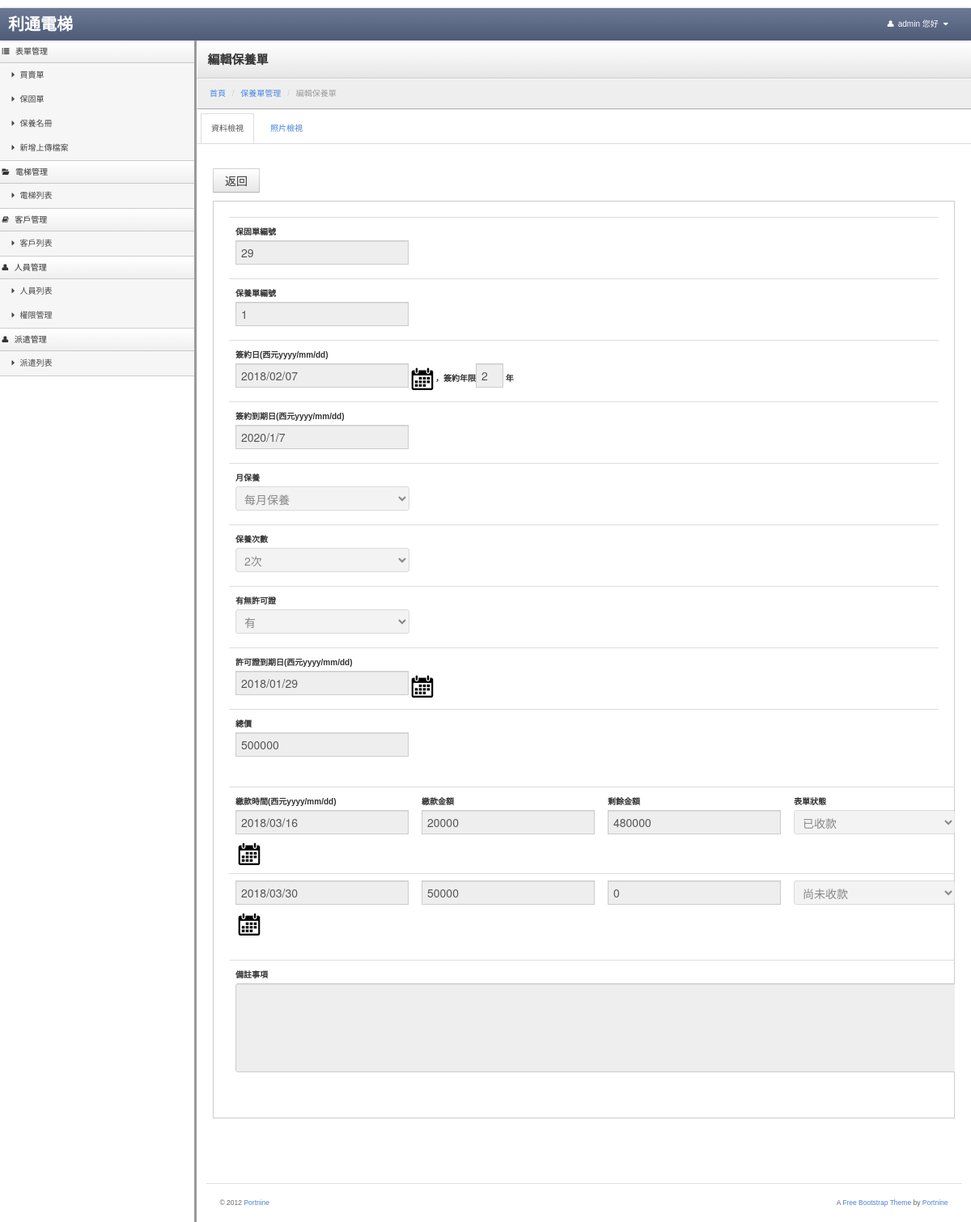
Page /service/view_service_view/service_id/1 (signed in) on the committed database.
### tables this page shows
CREATE TABLE `usermenu` (
  `menuid` int(5) NOT NULL AUTO_INCREMENT COMMENT '菜單ID',
  `parentid` int(5) NOT NULL DEFAULT '0' COMMENT '上層菜單',
  `title` varchar(30) NOT NULL COMMENT '標題',
  `controller` varchar(40) NOT NULL COMMENT '控制器',
  `actioner` varchar(40) NOT NULL COMMENT '動作',
  `icon` varchar(100) DEFAULT NULL,
  `ismenu` tinyint(1) NOT NULL DEFAULT '0' COMMENT '是否顯示',
  `sort` tinyint(4) NOT NULL DEFAULT '0' COMMENT '排序',
  `isdisabled` tinyint(1) NOT NULL DEFAULT '0' COMMENT '是否刪除',
  PRIMARY KEY (`menuid`)
);

CREATE TABLE `service` (
  `id` int(11) NOT NULL AUTO_INCREMENT,
  `signing_day` varchar(255) DEFAULT NULL,
  `service_month` varchar(255) DEFAULT NULL,
  `mechanical_warranty` int(255) DEFAULT NULL,
  `license` int(255) DEFAULT NULL,
  `license_day` varchar(255) DEFAULT NULL,
  `Total_price` int(255) DEFAULT NULL,
  `payment_date1` varchar(255) DEFAULT NULL,
  `payment_date2` varchar(255) DEFAULT NULL,
  `payment_date3` varchar(255) DEFAULT NULL,
  `payment_date4` varchar(255) DEFAULT NULL,
  `payment_date5` varchar(255) DEFAULT NULL,
  `payment_date6` varchar(255) DEFAULT NULL,
  `payment_amount1` varchar(255) DEFAULT NULL,
  `payment_amount2` varchar(255) DEFAULT NULL,
  `payment_amount3` varchar(255) DEFAULT NULL,
  `payment_amount4` varchar(255) DEFAULT NULL,
  `payment_amount5` varchar(255) DEFAULT NULL,
  `payment_amount6` varchar(255) DEFAULT NULL,
  `item_status1` varchar(255) DEFAULT NULL,
  `item_status2` varchar(255) DEFAULT NULL,
  `item_status3` varchar(255) DEFAULT NULL,
  `item_status4` varchar(255) DEFAULT NULL,
  `item_status5` varchar(255) DEFAULT NULL,
  `item_status6` varchar(255) DEFAULT NULL,
  `remark` varchar(255) DEFAULT NULL,
  `warranty_id` int(255) DEFAULT NULL,
  `is_signing` int(1) DEFAULT '0',
  `is_remind` int(1) DEFAULT '0',
  `service_times` int(10) DEFAULT '0',
  `do_times` int(10) DEFAULT '1',
  `touch_time` varchar(255) DEFAULT NULL,
  PRIMARY KEY (`id`)
);

### application/controllers/Service.php (called while the page is built, shortened)
<?php if ( ! defined('BASEPATH')) exit('No direct script access allowed');
class Service extends CI_Controller {
	function __construct()
	{
        $this->load->model('public_tools');
		$this->load->model('Customer_model');
		$this->load->model('m_service_model');
		$this->load->model('m_warranty_model');
		$this->load->model('Form_action_log_model');
		$this->load->library('datamodel');
		$this->load->library('common');
        $this->load->model('Usermenu_model');
        $usermenu_m = new Usermenu_model();
        if(isset($_SESSION['id'])) {
            $this->aUsermenulist = $usermenu_m->usermenulist($_SESSION['id']);
        }
	}
	public function view_service_view()
	{
		$service_model = new m_service_model();
		$this->data = $this->uri->uri_to_assoc(3);
		$id = $this->data["service_id"];
		$this->data = $service_model->getserviceByID($id);
		$count = 0 ;
		for ($i = 0; $i < 6; $i++)
		{
			if($this->data["payment_date".($i+1)] != "")
			{
				$count++;
			}
		}
		$this->data['payment_date_count']=$count;
        $public_tools = new public_tools();
        $imgdata = $public_tools->getimgview(array('type'=>'service','typeid'=>$id));
        $this->data['imgdata'] = $imgdata;
		$this->load->view('v_view_service', $this->data);
	}
}

### index.php (called while the page is built, shortened)
<?php
require_once BASEPATH.'core/CodeIgniter.php';

### application/models/usermenu_model.php (called while the page is built, shortened)
<?php
class Usermenu_model extends CI_Model
{
	public function usermenulist($iUserid=0)
	{
        $sSql = "select menuidarray,permission from account where id ={$iUserid} and `status`=0";
        $query = $this->db->query($sSql);
        $useridmenu = $query->row_array();
        $power_group = 'employee_group';
        switch ($useridmenu['permission']){
            case 1:
                $power_group = 'admin_group';
                break;
        }
        $sSql = "select configvalue from config where configkey ='{$power_group}'";
        $query = $this->db->query($sSql);
        $configmenu = $query->row_array();
        $diffstr = $useridmenu['menuidarray'] .','.$configmenu['configvalue'];
        $diffarray = explode(',',$diffstr);
        $diffarray = array_unique($diffarray);
        asort($diffarray);
        $useridmenu['menuidarray'] = implode(',',$diffarray);
        $sSql = "select * from usermenu where menuid in ({$useridmenu['menuidarray']}) and ismenu=1 and isdisabled!=1 and parentid = 0";
        $query = $this->db->query($sSql);
        $results = array();
        foreach ($query->result_array() as $vNavheader){
            $results[$vNavheader['menuid']] = $vNavheader;
            $sSql = "select * from usermenu where menuid in ({$useridmenu['menuidarray']}) and parentid = '{$vNavheader['menuid']}' and ismenu=1 and isdisabled!=1";
            $query_navlist = $this->db->query($sSql);
            foreach ($query_navlist->result_array() as $vNavlist){
                $results[$vNavheader['menuid']]['subtype'][]=$vNavlist;
            }
        }
        return $results;
	}
}

### application/models/m_service_model.php (called while the page is built, shortened)
<?php
class m_service_model extends CI_Model
{
	public function getserviceByID($id)
	{
		$this->db->select('*');
		$this->db->from('service');
		$this->db->where('id', $id);
		$result = $this->db->get();
		if ($result->num_rows() > 0)
		{
			foreach ($result->result() as $row)
			{
				$service_data = array();
				foreach ($row as $k => $v)
				{
					$service_data[$k] = $v;
				}
			}
			return $service_data;
		}
		return 0;
	}
}
?>

### application/views/v_view_service.php (the view, shortened to what this page needs)
<!DOCTYPE html>
<html lang="en">
	<?php
		include "head.php";
	?>
	<body>
		<?php
			include "navbar.php";
			include "sidebar-nav.php";
		?>
		<link rel="stylesheet" href="<?=base_url("js/jquery/jquery-ui.min.css");?>">
		<link rel="stylesheet" href="jqueryui/style.css">
		<div class="content">
			<div class="header">
				<h1 class="page-title">編輯保養單</h1>
			</div>
				<ul class="breadcrumb">
					<li><a href="<?=base_url("/mainpage/index")?>">首頁</a> <span class="divider">/</span></li>
					<li><a href="<?=site_url("/service/service_home")?>">保養單管理</a> <span class="divider">/</span></li>
					<li class="active">編輯保養單</li>
				</ul>
               <ul class="nav nav-tabs">
                   <li class="active"><a href="#view_service" data-toggle="tab">資料檢視</a></li>
                   <li><a href="#view_service_img" data-toggle="tab">照片檢視</a></li>
               </ul>
			<div class="container-fluid">
				<div class="row-fluid">
                       <div id="myTabContent" class="tab-content">
                           <div class="tab-pane active in" id="view_service">
					<form id="tab" name="fomr1" action="<?=site_url("/service/service_edit")?>" method="post">
						<div class="btn-toolbar">
							<button class="btn" type="button" onclick="history.back()">返回</button>
						</div>
						<div class="well">
							<table  class="table sortable">
								<tr>
									<th>
										保固單編號<br>
										<input type="text" name = "warranty_id" value="<?php print($this->data['warranty_id']);?>"  disabled style=width:200px>
									</th>
								</tr>
								<tr>
									<th>
										保養單編號<br>
										<input type="text" name = "Id" value="<?php print($this->data['id']);?>" readonly="readonly" disabled style=width:200px>
									</th>
								</tr>
								<tr>
									<th>
										簽約日(西元yyyy/mm/dd)<br>
										<input type="text" id="signing_day" name = "signing_day" value="<?php print($this->data['signing_day']);?>" disabled style=width:200px>，簽約年限<input type="text" id="mechanical_warranty" name = "mechanical_warranty" value="<?php print($this->data['mechanical_warranty']);?>" disabled style=width:20px onChange="calculatetime(this)"> 年
									</th>
								</tr>
								<tr>
									<th>
										簽約到期日(西元yyyy/mm/dd)<br>
										<input type="text" id="signing_over_day" name="signing_over_day" value="0" style=width:200px disabled>
									</th>
								</tr>
								<tr>
									<th>
									月保養<br>
										<select  name="service_month" style=width:215px onChange="calculate(this)" disabled>
											<option value = 1 <?php if ($this->data['service_month'] == 1)echo "selected=\"selected\"";?>>每月保養</option>
										</select>
									</th>
								</tr>
								<tr>
									<th>
									保養次數<br>
										<select  name="do_times" style=width:215px onChange="calculate(this)" disabled>
											<option value = 2 <?php if ($this->data['do_times'] == 2)echo "selected=\"selected\"";?>>2次</option>
										</select>
									</th>
								</tr>
								<tr>
									<th>
										有無許可證<br>
										<select id="license" name="license" style=width:215px onChange="calculate(this)" disabled>
											<option value = 1 <?php if ($this->data['license'] == 0)echo "selected=\"selected\"";?>>有</option>
										</select>
									</th>
								</tr>
								<tr>
									<th>
										許可證到期日(西元yyyy/mm/dd)<br>
										<input type="text" id="datepicker1" name = "license_day" value="<?php print($this->data['license_day']);?>" disabled style=width:200px>
									</th>
								</tr>
								<tr>
									<th>
										總價<br>
										<input type="text" id="Total_price" name = "Total_price" value="<?php print($this->data['Total_price']);?>" disabled style=width:200px onChange="calculate(this)">
									</th>
								</tr>
							</table>
							<table id="table" class="table sortable">
								<tbody>
									<tr>
									<th>繳款時間(西元yyyy/mm/dd)<br><input type="text" id="payment_date1" name="payment_date1" value="<?php print($this->data['payment_date1']);?>"  disabled style=width:200px ></th>
									<th>繳款金額<br><input type="text" id="payment_amount1" name="payment_amount1" value="<?php print($this->data['payment_amount1']);?>"  disabled style=width:200px onChange="calculate(this)"></th>
									<th>剩餘金額<br><input type="text" id="Item1_price" name="Item1_price" value="0" style=width:200px onChange="calculate(this)" disabled></th>
									<th>表單狀態<br>
										<select id="item_status1" name="item_status1" style=width:200px disabled onChange="calculate(this)">
											<option value = 5 <?php if ($this->data['item_status1'] == 5)echo "selected=\"selected\"";?>>已收款</option>
										</select>
									</th>
									</tr>
							<?php
									$item_count = $this->data['payment_date_count'];
									for ($i = 1; $i < $item_count; $i++)
									{
										echo '<tr>';
										echo '<th><input type="text" id="payment_date'.($i+1). '" name="payment_date'.($i+1). '" value="'.$this->data["payment_date".($i+1)].'" disabled style=width:200px ></th>';
										echo '<th><input type="text" id="payment_amount'.($i+1). '" name="payment_amount'.($i+1). '" value="' .$this->data["payment_amount".($i+1)]. '" style=width:200px disabled onChange="calculate(this)"></th>';
										echo '<th><input type="text" id="Item'.($i+1). '_price" name="Item'.($i+1). '_price" value="0" style=width:200px onChange="calculate(this)"  disabled></th>';
										echo '<th>';
											echo '<select id="item_status'.($i+1). '" name="item_status'.($i+1). '" style=width:200px disabled onChange="calculate(this)">';
												echo '<option value = 4 '; if ($this->data["item_status".($i+1)] == 4) echo 'selected=\"selected\"'; echo '">尚未收款</option>';
											echo '</select>';
										echo '</th>';
										echo '</tr>	';
									}
							?>
								</tbody>
							</table>
							<table  class="table sortable">
								<tr>
									<th>
										備註事項<br>
										<textarea name="remark" style="width:1000px;height:100px;" disabled> <?php echo $this->data['remark'];?> </textarea>
									</th>
								</tr>
							</table>
						</div>
					</form>
                           </div>
                       </div>
					<footer>
						<hr>
						<p class="pull-right">A <a href="http://www.portnine.com/bootstrap-themes" target="_blank">Free Bootstrap Theme</a> by <a href="http://www.portnine.com" target="_blank">Portnine</a></p>
						<p>&copy; 2012 <a href="http://www.portnine.com" target="_blank">Portnine</a></p>
					</footer>
				</div>
			</div>
		</div>
	</body>
</html>

### application/views/sidebar-nav.php
<div class="sidebar-nav">
       <?php
           foreach($this->aUsermenulist as $v){
               echo '<a href="#'.$v['controller'].'-menu" class="nav-header" data-toggle="collapse"><i class="'.$v['icon'].'"></i>'.$v['title'].'</i></a>';
               if(!empty($v['subtype'])){
                   echo '<ul id="'.$v['controller'].'-menu" class="nav nav-list collapse in">';
                   foreach($v['subtype'] as $vSub){
                       echo '<li ><a href="'.base_url("/{$vSub['controller']}/{$vSub['actioner']}").'"><i class="'.$vSub['icon'].'"></i>'.$vSub['title'].'</a></li>';
                   }
                   echo '</ul>';
               }
           }
       ?>
   </div>

### rows in the picture
usermenu: title "表單管理"
usermenu: title "買賣單"
usermenu: title "保固單"
usermenu: title "保養名冊"
usermenu: title "新增上傳檔案"
usermenu: title "電梯管理"
usermenu: title "電梯列表"
usermenu: title "客戶管理"
usermenu: title "客戶列表"
usermenu: title "人員管理"
usermenu: title "人員列表"
usermenu: title "權限管理"
usermenu: title "派遣管理"
usermenu: title "派遣列表"
service: warranty_id "29", Id "1", signing_day "2018/02/07", mechanical_warranty "2", service_month "每月保養", do_times "2次", license_day "2018/01/29", Total_price "500000", payment_date1 "2018/03/16", payment_amount1 "20000", item_status1 "已收款", payment_date2 "2018/03/30", payment_amount2 "50000", item_status2 "尚未收款"

### other values in the picture
$_SESSION["account"] "admin"
